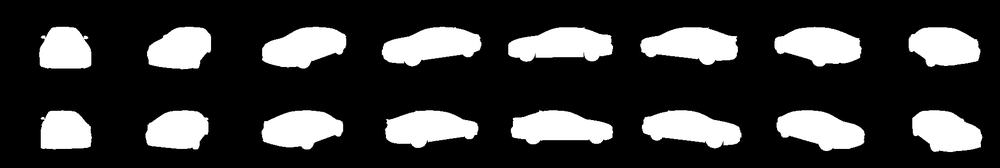
#> input picture paper-implementations/pytorch/u-net/saved_images/1.png, 1000 x 168 px, shrunk from 1938 x 326 before the run, found by its file name
$ python opencv_keypoint_different_detector_descriptor.py
#> lines starting #> are read from the running program, lines starting #| are printed output that depends on the picture
"""Opencv keypoint matching with different algorithm for detector and descriptors.

Not all combinations of detectors and descriptors work well together.
"""

import cv2
import matplotlib.pyplot as plt
import time

img1 = cv2.imread(r'imgs/1.png', cv2.IMREAD_GRAYSCALE)
#> img1 is the input picture: shape (168, 1000); min 0, max 255, mean 55.8
img2 = cv2.imread(r'imgs/8.png', cv2.IMREAD_GRAYSCALE)
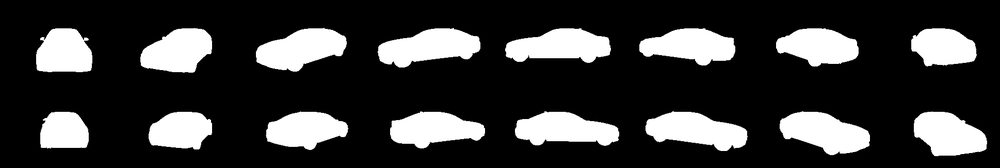
#> input picture paper-implementations/pytorch/u-net/saved_images/8.png, 1000 x 168 px, shrunk from 1938 x 326 before the run, found by its file name
#> img2 is the input picture: shape (168, 1000); min 0, max 255, mean 55.5

start1 = time.time()

kp_detector = cv2.BRISK_create()
# [6 lines of commented-out code are left out]

descriptor_extractor = cv2.SIFT_create()
#descriptor_extractor = cv2.KAZE_create()
#descriptor_extractor = cv2.AKAZE_create()


keypoints1 = kp_detector.detect(img1)
#> keypoints1 = 413 keypoints; strongest (x, y, size): (42, 36, 14.3), (42, 37, 12), (86, 37, 14), (304, 66, 28.5)
keypoints2 = kp_detector.detect(img2)
#> keypoints2 = 396 keypoints; strongest (x, y, size): (86, 39, 12.9), (607, 50, 31.3), (393, 63, 13.3), (732, 147, 12.5)

# print(keypoints1)
# print(keypoints2)

keypoints1, descriptors1 = descriptor_extractor.compute(img1, keypoints1)
keypoints2, descriptors2 = descriptor_extractor.compute(img2, keypoints2)

# print(img1_kp)
# print(img1_desc)

# FLANN parameters
FLANN_INDEX_KDTREE = 1

index_params = dict(algorithm = FLANN_INDEX_KDTREE,
                    trees = 5)

search_params = dict(checks = 50)

# Create FLANN object
FLANN = cv2.FlannBasedMatcher(indexParams = index_params,
                              searchParams = search_params)

# Matching descriptor vectors using FLANN Matcher
matches = FLANN.knnMatch(queryDescriptors = descriptors1,
                         trainDescriptors = descriptors2,
                         k = 2)
#> matches = 413 matches

# Lowe's ratio test
ratio_thresh = 0.7

# "Good" matches
good_matches = []

# Filter matches
for m, n in matches:
    if m.distance < ratio_thresh * n.distance:
        good_matches.append(m)
#> after the loop, good_matches = 127 matches


print("GOOD MATCHES", len(good_matches))
#| GOOD MATCHES 127

end1 = time.time()
print("FPS:", (1. / float(end1 - start1)))

#img3 = cv2.drawMatchesKnn(img1,img1_kp,img2,img2_kp,matches,None,**draw_params)

output = cv2.drawMatches(img1 = img1,
                         keypoints1 = keypoints1,
                         img2 = img2,
                         keypoints2 = keypoints2,
                         matches1to2 = good_matches,
                         outImg = None,
                         flags = cv2.DrawMatchesFlags_NOT_DRAW_SINGLE_POINTS)
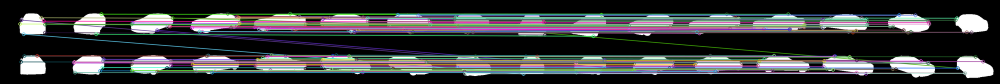
#> output: shape (168, 2000, 3) (shown at 1/2 size); mean of channels 0, 1, 2 60.1, 59.2, 58.1; drawn as B, G, R
plt.imshow(output,),plt.show()
